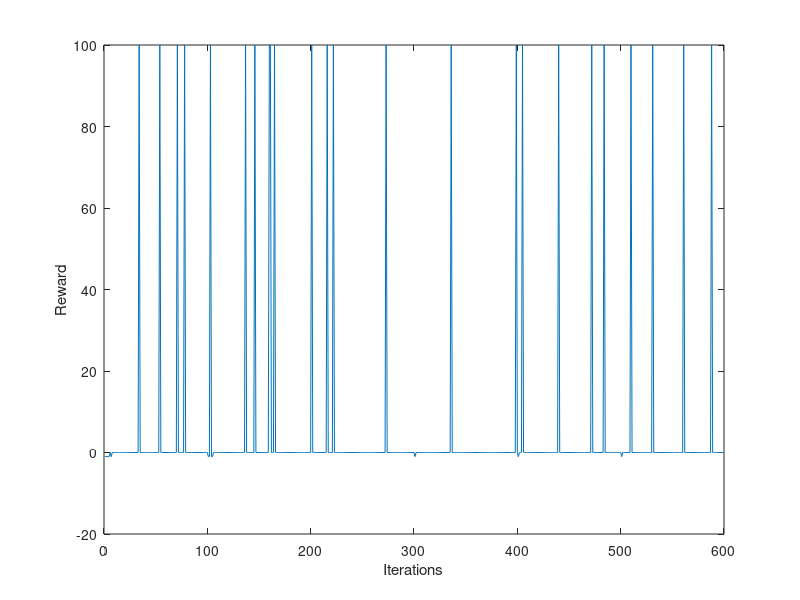

Recreate this plot in MATLAB.
% Name: hw3.m
% Author: Jazel A. Suguitan
% Last Modified: Oct. 27, 2021

clc,clear
close all

% Q Learning (Off-Policy Control)

% ========================== TRAINING =========================

alpha = 0.01;    %initialize learning rate (WHAT TO SET???)
gamma = 0.9; %WHAT TO SET???
grid_size = 5;
%[X,Y] = meshgrid(grid_size);
grid = zeros(grid_size);
num_states = grid_size * grid_size;
S = 1:num_states;
num_actions = 4;
A = 1:num_actions; % 1-up, 2-down, 3-right, 4-left
num_eps = 6;
num_its = 100;
delta_t_update = 0.008;
%T = 0:delta_t_update:7; % Set simulation time
%Q = cell(num_states, num_actions);   % create initial Q-table  zeros(num_states, 4)
Q = zeros(num_states, num_actions);
%s_ = cell(size(T), num_its);
%a_ = cell(size(T,1), num_its);
Q_eps = cell(num_eps, 1);
starts = randi([1,num_states], num_eps, num_its);   %create random start positions, store in num_eps x num_its matrix
goals = randi([1,num_states], num_eps, num_its);    %create random goal positions

rewards = zeros(num_eps * num_its, 1);

for episode = 1:num_eps
    %t = episode    %extra variable t to make Q equation look cleaner
    s_t = 1;    %place robot in upper left cell of grid
    %s_t = starts(episode, 1);
    %a_t = 3;    %arbitrary initial action
    for iteration = 1:num_its
        %k = iteration  % extra variable k to make Q equation look cleaner
        %find max reward in row of Q-table corresponding with current state
        [maxReward, a_next] = max(Q(s_t,:));
        
        %take action
        if a_next == 1  %up
            if s_t >= 1 && s_t <= grid_size %robot is currently in top row of grid
                %do not move out of grid. do nothing
                s_next = s_t;
            else %robot is able to move up
                s_next = s_t - grid_size;
            end
        elseif a_next == 2  %down
            if s_t <= num_states && s_t > num_states - grid_size %robot is currently in bottom row of grid
                %do not move out of grid. do nothing
                s_next = s_t;
            else %robot is able to move down
                s_next = s_t + grid_size;
            end
        elseif a_next == 3 %right
            if mod(s_t, grid_size) == 0 %robot is currently in rightmost column of grid
                %do not move out of grid. do nothing
                s_next = s_t;
            else %robot is able to move right
                s_next = s_t + 1;
            end
        else   %left
            if mod(s_t, grid_size) == 1 %robot is currently in leftmost column of grid
                %do not move out of grid. do nothing
                s_next = s_t;
            else % robot is able to move left
                s_next = s_t - 1;
            end
        end
        
        %assign reward from new state after taken action
        if s_next == goals(episode,iteration)
           %robot reached goal
           r = 100;
        elseif (s_next >= 1 && s_next <= grid_size) || (mod(s_next, grid_size) == 0) || (mod(s_next, grid_size) == 1)
            %robot now in border cell
            r = -1;
        else
            %all other actions
            r = 0;
        end
        
        %get max reward of new state from Q-table
        newMax = max(Q(s_next,:));
        
        %update Q table
        Q(s_t,a_next) = Q(s_t,a_next) + alpha * (r + gamma*newMax - Q(s_t,a_next));
        %FROM SLIDES: Q (s_{t}, a_{t})(k) = Q(s_{t}, a_{t})(k-1) + alpha [ r_{t+1} + gamma * Q(s_{t+1}, a_{t+1})(k-1)- Q(s_{t}, a_{t})(k-1)]
        
        %update current state variable
        s_t = s_next;
        
        %update reward array (for plot)
        rewards(((episode-1)*num_its) + iteration) = r;
        if (r == 100)
            iteration = num_its; %end the episode if terminal state was reached
        end
    end
    Q_eps{episode} = Q;
end

Final_Q_Table = Q_eps{num_eps}

plot(rewards)
xlabel('Iterations');
ylabel('Reward');